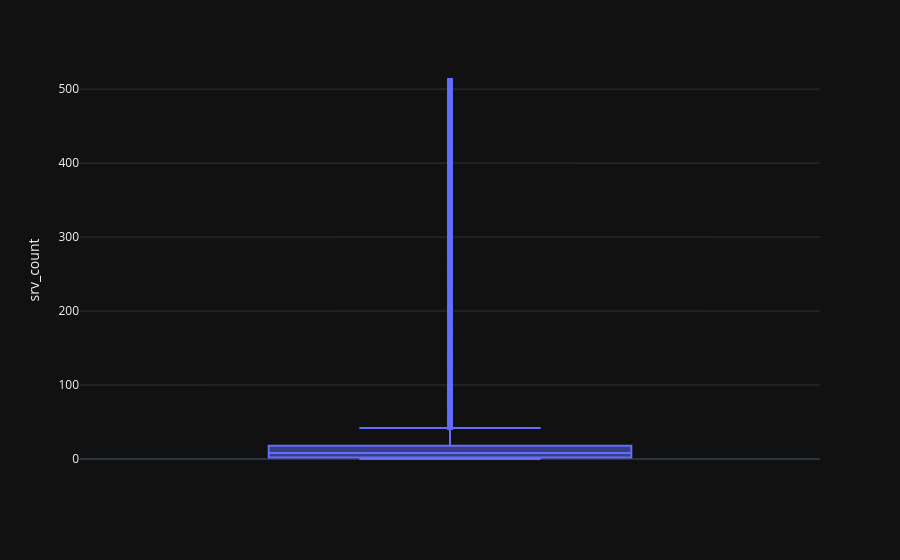

Write notebook code for a chart like this one.
### Code cell
fig = px.box(data, y='srv_count')
fig.show()

### Figure 1 — Plotly figure (JSON) as saved in the notebook; plotly's stock layout.template omitted (floating-point values rounded to 4 significant figures; data arrays with more than 128 entries replaced by an {"elided": "..."} marker saying what was removed)
{"data": [{"alignmentgroup": "True", "hovertemplate": "srv_count=%{y}<extra></extra>", "legendgroup": "", "marker": {"color": "#636efa"}, "name": "", "notched": false, "offsetgroup": "", "orientation": "v", "showlegend": false, "x0": " ", "xaxis": "x", "y": {"elided": "125972 int values"}, "y0": " ", "yaxis": "y", "type": "box"}], "layout": {"xaxis": {"anchor": "y", "domain": [0.0, 1.0]}, "yaxis": {"anchor": "x", "domain": [0.0, 1.0], "title": {"text": "srv_count"}}, "legend": {"tracegroupgap": 0}, "margin": {"t": 60}, "boxmode": "group"}}
